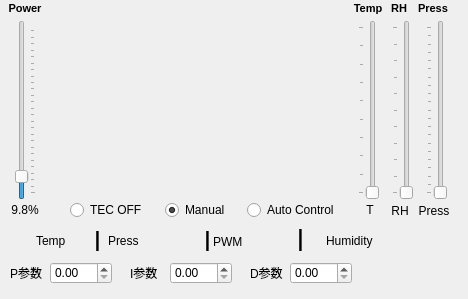
<?xml version="1.0" encoding="UTF-8"?>
<ui version="4.0">
 <class>TempControl</class>
 <widget class="QDialog" name="TempControl">
  <property name="geometry">
   <rect>
    <x>0</x>
    <y>0</y>
    <width>468</width>
    <height>299</height>
   </rect>
  </property>
  <property name="font">
   <font>
    <family>Tahoma</family>
   </font>
  </property>
  <property name="windowTitle">
   <string>Temperature Control</string>
  </property>
  <property name="windowIcon">
   <iconset resource="../res.qrc">
    <normaloff>:/image/EZCAP_Icon.ico</normaloff>:/image/EZCAP_Icon.ico</iconset>
  </property>
  <widget class="QRadioButton" name="rBtn_autoControl">
   <property name="geometry">
    <rect>
     <x>247</x>
     <y>202</y>
     <width>101</width>
     <height>16</height>
    </rect>
   </property>
   <property name="font">
    <font>
     <family>Tahoma</family>
     <weight>50</weight>
     <bold>false</bold>
    </font>
   </property>
   <property name="styleSheet">
    <string notr="true"/>
   </property>
   <property name="text">
    <string>Auto Control</string>
   </property>
  </widget>
  <widget class="QRadioButton" name="rBtn_TECOFF">
   <property name="geometry">
    <rect>
     <x>70</x>
     <y>202</y>
     <width>71</width>
     <height>16</height>
    </rect>
   </property>
   <property name="text">
    <string>TEC OFF</string>
   </property>
  </widget>
  <widget class="QLabel" name="label_power">
   <property name="geometry">
    <rect>
     <x>5</x>
     <y>0</y>
     <width>40</width>
     <height>16</height>
    </rect>
   </property>
   <property name="font">
    <font>
     <family>Tahoma</family>
     <pointsize>8</pointsize>
     <weight>75</weight>
     <bold>true</bold>
    </font>
   </property>
   <property name="text">
    <string>Power</string>
   </property>
   <property name="alignment">
    <set>Qt::AlignCenter</set>
   </property>
  </widget>
  <widget class="QSlider" name="vSlider_power_tempControl">
   <property name="geometry">
    <rect>
     <x>15</x>
     <y>20</y>
     <width>21</width>
     <height>180</height>
    </rect>
   </property>
   <property name="maximum">
    <number>255</number>
   </property>
   <property name="value">
    <number>25</number>
   </property>
   <property name="sliderPosition">
    <number>25</number>
   </property>
   <property name="orientation">
    <enum>Qt::Vertical</enum>
   </property>
   <property name="invertedAppearance">
    <bool>false</bool>
   </property>
   <property name="invertedControls">
    <bool>false</bool>
   </property>
   <property name="tickPosition">
    <enum>QSlider::TicksBelow</enum>
   </property>
   <property name="tickInterval">
    <number>0</number>
   </property>
  </widget>
  <widget class="QRadioButton" name="rBtn_manuel">
   <property name="geometry">
    <rect>
     <x>165</x>
     <y>202</y>
     <width>61</width>
     <height>16</height>
    </rect>
   </property>
   <property name="text">
    <string>Manual</string>
   </property>
   <property name="checked">
    <bool>true</bool>
   </property>
  </widget>
  <widget class="QLabel" name="label_temp">
   <property name="geometry">
    <rect>
     <x>349</x>
     <y>0</y>
     <width>38</width>
     <height>16</height>
    </rect>
   </property>
   <property name="font">
    <font>
     <family>Tahoma</family>
     <pointsize>8</pointsize>
     <weight>75</weight>
     <bold>true</bold>
    </font>
   </property>
   <property name="layoutDirection">
    <enum>Qt::LeftToRight</enum>
   </property>
   <property name="text">
    <string>Temp</string>
   </property>
   <property name="alignment">
    <set>Qt::AlignCenter</set>
   </property>
  </widget>
  <widget class="QLabel" name="label_image_tempControl">
   <property name="geometry">
    <rect>
     <x>36</x>
     <y>18</y>
     <width>320</width>
     <height>180</height>
    </rect>
   </property>
   <property name="scaledContents">
    <bool>true</bool>
   </property>
  </widget>
  <widget class="QWidget" name="status_tempcontrol" native="true">
   <property name="geometry">
    <rect>
     <x>26</x>
     <y>229</y>
     <width>371</width>
     <height>22</height>
    </rect>
   </property>
   <widget class="QLabel" name="tempStatus_tempControl">
    <property name="geometry">
     <rect>
      <x>10</x>
      <y>3</y>
      <width>54</width>
      <height>18</height>
     </rect>
    </property>
    <property name="text">
     <string>Temp</string>
    </property>
    <property name="alignment">
     <set>Qt::AlignLeading|Qt::AlignLeft|Qt::AlignVCenter</set>
    </property>
   </widget>
   <widget class="QLabel" name="PressStatus_tempControl">
    <property name="geometry">
     <rect>
      <x>82</x>
      <y>2</y>
      <width>91</width>
      <height>20</height>
     </rect>
    </property>
    <property name="text">
     <string>Press</string>
    </property>
    <property name="alignment">
     <set>Qt::AlignLeading|Qt::AlignLeft|Qt::AlignVCenter</set>
    </property>
   </widget>
   <widget class="QLabel" name="PWMStatus_tempControl">
    <property name="geometry">
     <rect>
      <x>187</x>
      <y>4</y>
      <width>81</width>
      <height>18</height>
     </rect>
    </property>
    <property name="text">
     <string>PWM</string>
    </property>
    <property name="alignment">
     <set>Qt::AlignLeading|Qt::AlignLeft|Qt::AlignVCenter</set>
    </property>
   </widget>
   <widget class="Line" name="line1_tempcontrol">
    <property name="geometry">
     <rect>
      <x>70</x>
      <y>2</y>
      <width>3</width>
      <height>22</height>
     </rect>
    </property>
    <property name="styleSheet">
     <string notr="true">background-color: qlineargradient(spread:pad, x1:0, y1:0, x2:1, y2:0, stop:0 rgba(48, 48, 48, 255), stop:0.166 rgba(48, 48, 48, 255), stop:0.333 rgba(0, 0, 0, 255), stop:0.5 rgba(0, 0, 0, 255), stop:0.51 rgba(83, 83, 83, 255), stop:1 rgba(83, 83, 83, 255));</string>
    </property>
    <property name="frameShadow">
     <enum>QFrame::Plain</enum>
    </property>
    <property name="orientation">
     <enum>Qt::Vertical</enum>
    </property>
   </widget>
   <widget class="Line" name="line2_tempcontrol">
    <property name="geometry">
     <rect>
      <x>180</x>
      <y>2</y>
      <width>3</width>
      <height>22</height>
     </rect>
    </property>
    <property name="styleSheet">
     <string notr="true">background-color: qlineargradient(spread:pad, x1:0, y1:0, x2:1, y2:0, stop:0 rgba(48, 48, 48, 255), stop:0.166 rgba(48, 48, 48, 255), stop:0.333 rgba(0, 0, 0, 255), stop:0.5 rgba(0, 0, 0, 255), stop:0.51 rgba(83, 83, 83, 255), stop:1 rgba(83, 83, 83, 255));</string>
    </property>
    <property name="frameShadow">
     <enum>QFrame::Plain</enum>
    </property>
    <property name="orientation">
     <enum>Qt::Vertical</enum>
    </property>
   </widget>
   <widget class="Line" name="line3_tempcontrol">
    <property name="geometry">
     <rect>
      <x>273</x>
      <y>0</y>
      <width>3</width>
      <height>22</height>
     </rect>
    </property>
    <property name="styleSheet">
     <string notr="true">background-color: qlineargradient(spread:pad, x1:0, y1:0, x2:1, y2:0, stop:0 rgba(48, 48, 48, 255), stop:0.166 rgba(48, 48, 48, 255), stop:0.333 rgba(0, 0, 0, 255), stop:0.5 rgba(0, 0, 0, 255), stop:0.51 rgba(83, 83, 83, 255), stop:1 rgba(83, 83, 83, 255));</string>
    </property>
    <property name="frameShadow">
     <enum>QFrame::Plain</enum>
    </property>
    <property name="orientation">
     <enum>Qt::Vertical</enum>
    </property>
   </widget>
   <widget class="QLabel" name="HumidityStatus_tempControl">
    <property name="geometry">
     <rect>
      <x>300</x>
      <y>3</y>
      <width>71</width>
      <height>18</height>
     </rect>
    </property>
    <property name="text">
     <string>Humidity</string>
    </property>
    <property name="alignment">
     <set>Qt::AlignLeading|Qt::AlignLeft|Qt::AlignVCenter</set>
    </property>
   </widget>
  </widget>
  <widget class="QLabel" name="label_P">
   <property name="geometry">
    <rect>
     <x>10</x>
     <y>262</y>
     <width>54</width>
     <height>22</height>
    </rect>
   </property>
   <property name="text">
    <string>P参数</string>
   </property>
  </widget>
  <widget class="QDoubleSpinBox" name="doubleSpinBox_P">
   <property name="geometry">
    <rect>
     <x>50</x>
     <y>262</y>
     <width>62</width>
     <height>22</height>
    </rect>
   </property>
   <property name="maximum">
    <double>5.000000000000000</double>
   </property>
   <property name="singleStep">
    <double>0.100000000000000</double>
   </property>
  </widget>
  <widget class="QLabel" name="label_I">
   <property name="geometry">
    <rect>
     <x>130</x>
     <y>262</y>
     <width>54</width>
     <height>22</height>
    </rect>
   </property>
   <property name="text">
    <string>I参数</string>
   </property>
  </widget>
  <widget class="QDoubleSpinBox" name="doubleSpinBox_I">
   <property name="geometry">
    <rect>
     <x>170</x>
     <y>262</y>
     <width>62</width>
     <height>22</height>
    </rect>
   </property>
   <property name="maximum">
    <double>240.000000000000000</double>
   </property>
  </widget>
  <widget class="QLabel" name="label_D">
   <property name="geometry">
    <rect>
     <x>250</x>
     <y>262</y>
     <width>54</width>
     <height>22</height>
    </rect>
   </property>
   <property name="text">
    <string>D参数</string>
   </property>
  </widget>
  <widget class="QDoubleSpinBox" name="doubleSpinBox_D">
   <property name="geometry">
    <rect>
     <x>290</x>
     <y>262</y>
     <width>62</width>
     <height>22</height>
    </rect>
   </property>
   <property name="maximum">
    <double>30.000000000000000</double>
   </property>
  </widget>
  <widget class="QLabel" name="label_power_tempControl">
   <property name="geometry">
    <rect>
     <x>5</x>
     <y>202</y>
     <width>40</width>
     <height>16</height>
    </rect>
   </property>
   <property name="text">
    <string>9.8%</string>
   </property>
   <property name="alignment">
    <set>Qt::AlignCenter</set>
   </property>
  </widget>
  <widget class="QLabel" name="label_temp_tempControl">
   <property name="geometry">
    <rect>
     <x>350</x>
     <y>202</y>
     <width>40</width>
     <height>16</height>
    </rect>
   </property>
   <property name="text">
    <string>T</string>
   </property>
   <property name="alignment">
    <set>Qt::AlignCenter</set>
   </property>
  </widget>
  <widget class="QSlider" name="vSlider_Humidity_tempCotrol">
   <property name="geometry">
    <rect>
     <x>392</x>
     <y>20</y>
     <width>21</width>
     <height>180</height>
    </rect>
   </property>
   <property name="styleSheet">
    <string notr="true"/>
   </property>
   <property name="maximum">
    <number>100</number>
   </property>
   <property name="pageStep">
    <number>10</number>
   </property>
   <property name="value">
    <number>0</number>
   </property>
   <property name="sliderPosition">
    <number>0</number>
   </property>
   <property name="orientation">
    <enum>Qt::Vertical</enum>
   </property>
   <property name="tickPosition">
    <enum>QSlider::TicksAbove</enum>
   </property>
   <property name="tickInterval">
    <number>0</number>
   </property>
  </widget>
  <widget class="QLabel" name="label_Humidity">
   <property name="geometry">
    <rect>
     <x>380</x>
     <y>0</y>
     <width>38</width>
     <height>16</height>
    </rect>
   </property>
   <property name="font">
    <font>
     <family>Tahoma</family>
     <pointsize>8</pointsize>
     <weight>75</weight>
     <bold>true</bold>
    </font>
   </property>
   <property name="layoutDirection">
    <enum>Qt::LeftToRight</enum>
   </property>
   <property name="text">
    <string>RH</string>
   </property>
   <property name="alignment">
    <set>Qt::AlignCenter</set>
   </property>
  </widget>
  <widget class="QLabel" name="label_Humidity_tempControl">
   <property name="geometry">
    <rect>
     <x>380</x>
     <y>203</y>
     <width>40</width>
     <height>16</height>
    </rect>
   </property>
   <property name="text">
    <string>RH</string>
   </property>
   <property name="alignment">
    <set>Qt::AlignCenter</set>
   </property>
  </widget>
  <widget class="QSlider" name="vSlider_temp_tempCotrol">
   <property name="geometry">
    <rect>
     <x>358</x>
     <y>20</y>
     <width>21</width>
     <height>180</height>
    </rect>
   </property>
   <property name="styleSheet">
    <string notr="true"/>
   </property>
   <property name="maximum">
    <number>90</number>
   </property>
   <property name="pageStep">
    <number>10</number>
   </property>
   <property name="value">
    <number>0</number>
   </property>
   <property name="sliderPosition">
    <number>0</number>
   </property>
   <property name="orientation">
    <enum>Qt::Vertical</enum>
   </property>
   <property name="tickPosition">
    <enum>QSlider::TicksAbove</enum>
   </property>
   <property name="tickInterval">
    <number>0</number>
   </property>
  </widget>
  <widget class="QSlider" name="vSlider_Press_tempCotrol">
   <property name="geometry">
    <rect>
     <x>426</x>
     <y>20</y>
     <width>21</width>
     <height>180</height>
    </rect>
   </property>
   <property name="styleSheet">
    <string notr="true"/>
   </property>
   <property name="maximum">
    <number>200</number>
   </property>
   <property name="pageStep">
    <number>10</number>
   </property>
   <property name="value">
    <number>0</number>
   </property>
   <property name="sliderPosition">
    <number>0</number>
   </property>
   <property name="orientation">
    <enum>Qt::Vertical</enum>
   </property>
   <property name="tickPosition">
    <enum>QSlider::TicksAbove</enum>
   </property>
   <property name="tickInterval">
    <number>0</number>
   </property>
  </widget>
  <widget class="QLabel" name="label_Press_tempControl">
   <property name="geometry">
    <rect>
     <x>414</x>
     <y>203</y>
     <width>40</width>
     <height>16</height>
    </rect>
   </property>
   <property name="text">
    <string>Press</string>
   </property>
   <property name="alignment">
    <set>Qt::AlignCenter</set>
   </property>
  </widget>
  <widget class="QLabel" name="label_Press">
   <property name="geometry">
    <rect>
     <x>414</x>
     <y>0</y>
     <width>38</width>
     <height>16</height>
    </rect>
   </property>
   <property name="font">
    <font>
     <family>Tahoma</family>
     <pointsize>8</pointsize>
     <weight>75</weight>
     <bold>true</bold>
    </font>
   </property>
   <property name="layoutDirection">
    <enum>Qt::LeftToRight</enum>
   </property>
   <property name="text">
    <string>Press</string>
   </property>
   <property name="alignment">
    <set>Qt::AlignCenter</set>
   </property>
  </widget>
 </widget>
 <resources>
  <include location="../res.qrc"/>
 </resources>
 <connections/>
</ui>
